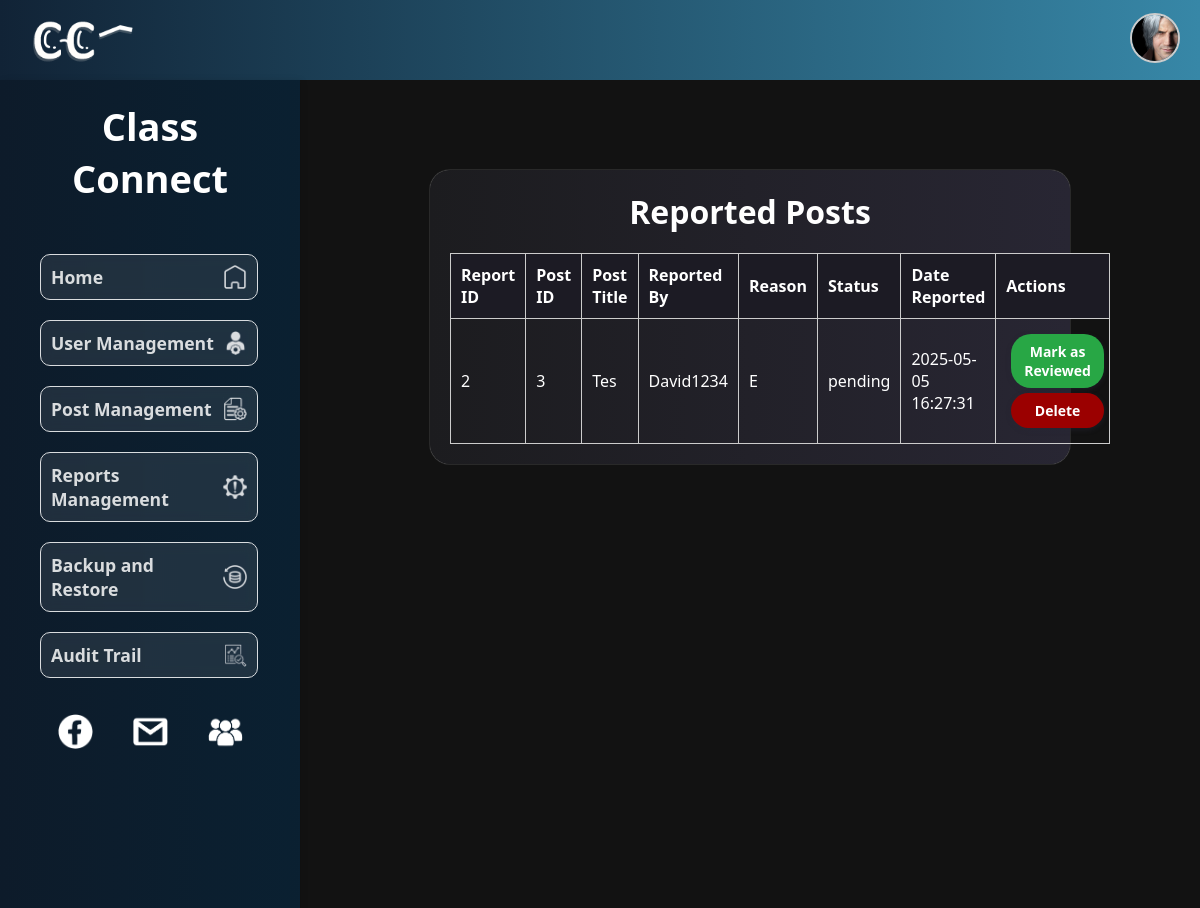
The page /php/adminDashboard.php?page=reports_management (signed in) on the database its author committed.
### tables this page shows
CREATE TABLE `student_tb` (
  `account_id` int(11) NOT NULL AUTO_INCREMENT,
  `student_no` varchar(20) NOT NULL,
  `username` varchar(50) NOT NULL,
  `fname` varchar(50) NOT NULL,
  `lname` varchar(50) NOT NULL,
  `password` varchar(255) NOT NULL,
  `email` varchar(100) NOT NULL,
  `program` varchar(100) NOT NULL,
  `year` varchar(10) NOT NULL,
  `section` varchar(10) NOT NULL,
  `created_at` timestamp NOT NULL DEFAULT current_timestamp(),
  `otp_enabled` tinyint(1) DEFAULT 1,
  `is_admin` tinyint(1) DEFAULT 0,
  `profile_pic` varchar(255) DEFAULT NULL,
  PRIMARY KEY (`account_id`),
  UNIQUE KEY `username` (`username`),
  UNIQUE KEY `email` (`email`)
);

CREATE TABLE `post_reports_tb` (
  `report_id` int(11) NOT NULL AUTO_INCREMENT,
  `post_id` int(11) NOT NULL,
  `reason` text DEFAULT NULL,
  `reported_at` datetime DEFAULT current_timestamp(),
  `status` enum('pending','reviewed') DEFAULT 'pending',
  `account_id` int(11) DEFAULT NULL,
  PRIMARY KEY (`report_id`)
);

CREATE TABLE `post_tb` (
  `post_id` int(11) NOT NULL AUTO_INCREMENT,
  `title` varchar(50) NOT NULL,
  `description` text NOT NULL,
  `likes_count` int(11) NOT NULL,
  `created_at` timestamp NOT NULL DEFAULT current_timestamp(),
  `comments_count` int(11) NOT NULL,
  `account_id` int(11) DEFAULT NULL,
  `tag` varchar(25) NOT NULL,
  PRIMARY KEY (`post_id`)
);

### php/adminReportsList.php (the view, shortened to what this page needs)
<?php
include("db_conn.php");
$query = "SELECT
  r.report_id,
  r.post_id,
  r.reason,
  r.status,
  r.reported_at,
  p.title,
  s.username AS poster
FROM post_reports_tb r
INNER JOIN post_tb p ON r.post_id = p.post_id
INNER JOIN student_tb s ON p.account_id = s.account_id
ORDER BY r.reported_at DESC
";
$result = mysqli_query($conn, $query);
?>
<!DOCTYPE html>
<html lang="en">
<head>
    <link rel="stylesheet" href="../css/adminReportsList.css">
</head>
<body>
    <div class="tableContainer">
        <h2>Reported Posts</h2>
        <?php if (mysqli_num_rows($result) > 0): ?>
            <table class="report-table">
                <thead>
                    <tr>
                        <th>Report ID</th>
                        <th>Post ID</th>
                        <th>Post Title</th>
                        <th>Reported By</th>
                        <th>Reason</th>
                        <th>Status</th>
                        <th>Date Reported</th>
                        <th>Actions</th>
                    </tr>
                </thead>
                <tbody>
                    <?php while ($row = mysqli_fetch_assoc($result)): ?>
                        <tr>
                            <td><?php echo $row['report_id']; ?></td>
                            <td><?php echo $row['post_id']; ?></td>
                            <td><?php echo htmlspecialchars($row['title']); ?></td>
                            <td><?php echo htmlspecialchars($row['poster']); ?></td>
                            <td><?php echo htmlspecialchars($row['reason']); ?></td>
                            <td><?php echo htmlspecialchars($row['status']); ?></td>
                            <td><?php echo htmlspecialchars($row['reported_at']); ?></td>
                            <td>
                                <form method="POST" action="reviewReport.php" style="display: inline;"
                                    onsubmit="location.href='adminDashboard.php';">
                                    <button type="submit" class="review-btn">Mark as Reviewed</button>
                                </form>
                                <form method="POST" action="deleteReport.php" style="display: inline;"
                                    onsubmit="location.href='adminDashboard.php';">
                                    <button type="submit" class="delete-btn">Delete</button>
                                </form>
                            </td>
                        </tr>
                    <?php endwhile; ?>
                </tbody>
            </table>
        <?php else: ?>
            <p>No reports available.</p>
        <?php endif; ?>
    </div>
</body>
</html>

### php/nav1.php (shortened to what this page needs)
<?php
include("db_conn.php");
$account_id = $_SESSION['account_id'];
?>
<!DOCTYPE html>
<html lang="en">
<head>
</head>
<body>
  <nav class="homeHeader">
    <a href="home.php" class="logo" ;>
      <img src="http://localhost/ClassConnectURSB/icons/cc_logo.png" alt="Class Connect Logo"
        style="height: 200px; margin-top: 20px; margin-left: -50px;">
    </a>
    <div class="actions">
      <a href="userPage.php">
        <div class="pfp">
          <?php
          $sqlpfp = "SELECT profile_pic FROM student_tb WHERE account_id = '$account_id'";
          $resultpfp = mysqli_query($conn, $sqlpfp);
          $rowpfp = mysqli_fetch_assoc($resultpfp);
          $profile_picture = !empty($rowpfp['profile_pic']) ? $rowpfp['profile_pic'] : '../bg/sample10.png';
          ?>
          <img src="<?php echo $profile_picture; ?>" alt="Profile Picture" class="profile-img">
        </div>
      </a>
    </div>
  </nav>
</body>
</html>

### css/adminDashboard.css (style rules this page uses)
* { margin: 0; padding: 0; font-family: "Segoe UI", Tahoma, Geneva, Verdana, sans-serif; }
html { overflow-x: hidden; }
body { background-color: #121212; color: black; display: flex; flex-direction: column; align-items: center; justify-content: center; }
h2 { font-size: 2rem; justify-content: center; align-items: center; text-align: center; color: white; }

### css/adminReportsList.css (style rules this page uses)
body { margin: 0; padding: 0; box-sizing: border-box; font-family: sans-serif; display: flex; flex-direction: column; justify-content: center; align-items: center; color: white; }
table { width: 100%; border-collapse: collapse; margin-top: 20px; }
.tableContainer { width: 80%; padding: 20px; padding-bottom: 80px; border-radius: 20px; margin: 40px auto; max-width: 1000px; padding: 20px; background: linear-gradient(to right, rgb(28, 28, 31), #282633); border-radius: 20px; box-shadow: 0 0 1px #ffffff; }
th, td { padding: 10px; border: 1px solid #ccc; text-align: left; color: white; }
th { background-color: #1c1b24; }
.review-btn, .delete-btn { color: white; background-color: red; border: none; border-radius: 5px; cursor: pointer; text-decoration: none; font-size: 14px; gap: 10px; margin: 5px; width: 100%; display: flex; justify-content: center; align-items: center; padding: 8px; background-color: rgb(155, 0, 0); color: white; border: none; border-radius: 20px; font-weight: bold; cursor: pointer; transition: all 0.3s ease; box-shadow: 0 2px 5px #2727357e; }
.review-btn { background-color: #28a745; }

### php/nav1.php (style rules this page uses)
* { margin: 0; padding: 0; box-sizing: border-box; font-family: 'Segoe UI', Tahoma, Geneva, Verdana, sans-serif; transition: all 0.3s ease; }
.homeHeader { background: linear-gradient(to right, #112336, #3787a7); display: flex; align-items: center; justify-content: space-between; width: 100%; height: 80px; padding: 20px 20px; box-shadow: 0 2px 4px rgba(0, 0, 0, 0.1); gap: 20px; overflow: hidden; }
.logo { text-decoration: none; color: white; font-size: 32px; font-weight: bold; white-space: nowrap; }
.actions { display: flex; align-items: center; gap: 20px; }
.profile-img { width: 50px; height: 50px; border-radius: 50%; object-fit: cover; border: 2px solid #ccc; }

### php/adminSidebar.php (style rules this page uses)
a { text-decoration: none; }

### rows shown on the page
student_tb: profile_pic (picture)
post_reports_tb: report_id "2", post "3", post.title "Tes", student_tb.username "David1234", reason "E", status "pending", reported_at "2025-05-05 16:27:31"
